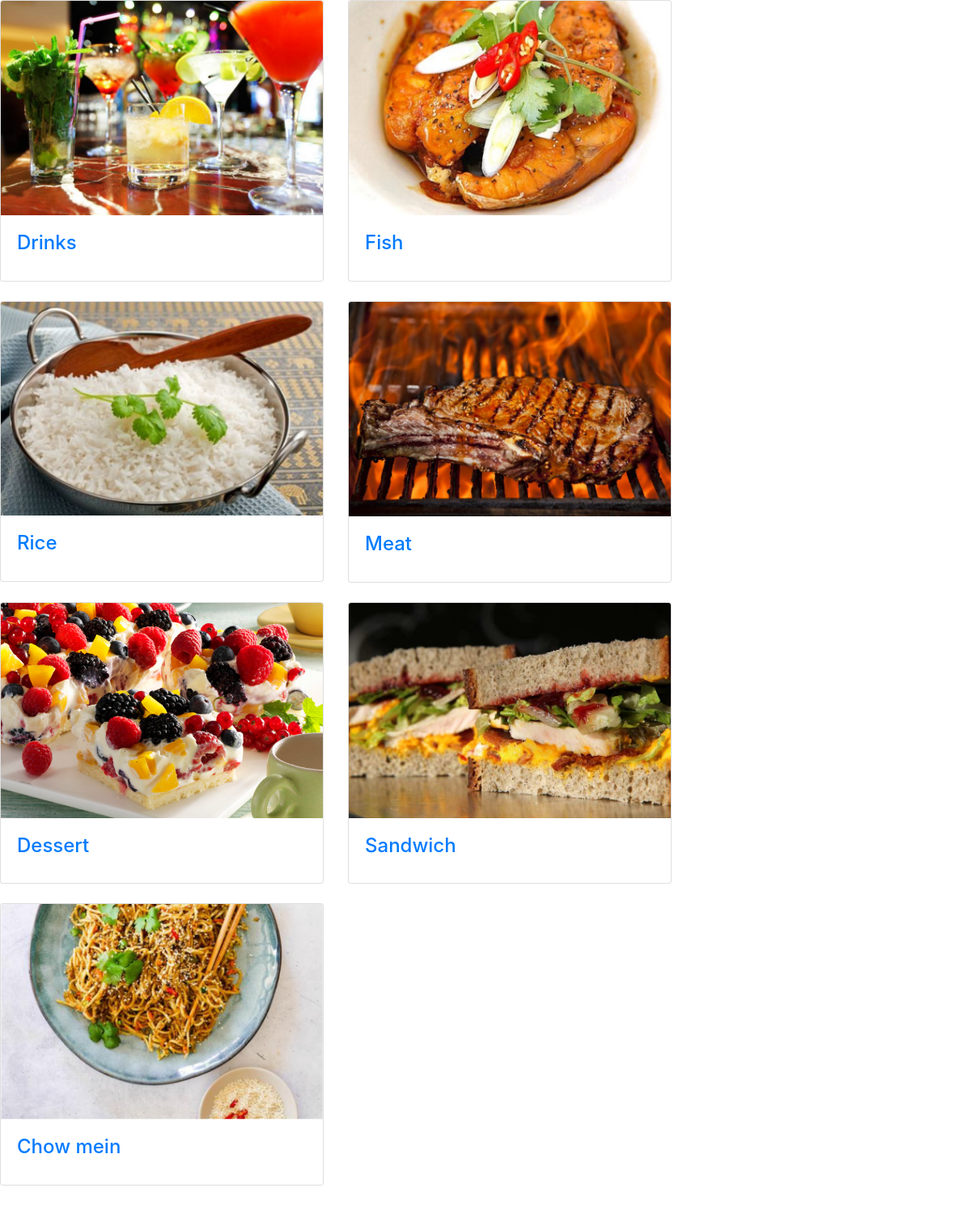
The page / on the database its author committed.
### tables this page shows
CREATE TABLE `restaurant` (
  `r_id` int(11) NOT NULL,
  `r_name` varchar(200) DEFAULT NULL,
  `r_CategoryImage` varchar(255) NOT NULL
);

### classes/dbh.php (called while the page is built, shortened)
<?php
class Dbh {
    private $dbh;
    public function __construct() {
        $this->dbh = new PDO("mysql:dbname=foodbank;host=localhost;", 'root', '');
    }
    public function executeSelect($query) {
        $this->dbh->setAttribute(PDO::ATTR_ERRMODE, PDO::ERRMODE_EXCEPTION);
        $stmt = $this->dbh->prepare($query);
        $result = $stmt->execute();
        $entry = $stmt->fetchAll(PDO::FETCH_ASSOC);
        return $entry;
    }
}
?>

### classes/entry.php (called while the page is built, shortened)
<?php
class Entry {
    private $id;
    private $name;
    public function setByParams( $id, $name, $CategoryImage) {
        if (strlen($name) == 0) {
            $this->id = -1;
        } else {
            $this->id = $id;
            $this->name = $name;
        }
    }
    public function getId()
    {
        return $this->id;
    }
    public function getName()
    {
        return $this->name;
    }
}
?>

### index.php (the view, shortened to what this page needs)
<?php
require_once 'classes/entry.php';
?>
<!DOCTYPE html>
<html lang="en">
<head>
  <link rel="stylesheet" href="https://maxcdn.bootstrapcdn.com/bootstrap/4.3.1/css/bootstrap.min.css">
</head>
<body>
<div class="row">
<?php
$query = 'SELECT * FROM restaurant ORDER BY r_id DESC LIMIT 7;';
require_once('classes/dbh.php');
$dbh = new Dbh();
$rows = $dbh->executeSelect($query);
foreach ($rows as $row) {
	$entry = new Entry();
	$entry->setByRow($row);
?>
	   <div class="mb-4">
	      <div class="col-lg-4 col-md-4 col-12">
	       <div class="card" style="width:400px">
           <a href="single.php?r_id=<?php echo $entry->getId(); ?>"><img class="card-img-top" src="images2\<?php echo $entry->getId(); ?>.jpg"" alt="Card image"></a>
           <div class="card-body">
           <a href="single.php?r_id=<?php echo $entry->getId(); ?>"><h4 class="card-title"> <?php echo $entry->getName(); ?> </h4>
           </a>
          </div>
          </div>
          </div>
          </div>
<?php } ?>
	</body>
</html>

### rows shown on the page
restaurant: shows a picture, r_name "Drinks"
restaurant: shows a picture, r_name "Fish"
restaurant: shows a picture, r_name "Rice"
restaurant: shows a picture, r_name "Meat"
restaurant: shows a picture, r_name "Dessert"
restaurant: shows a picture, r_name "Sandwich"
restaurant: shows a picture, r_name "Chow mein"
